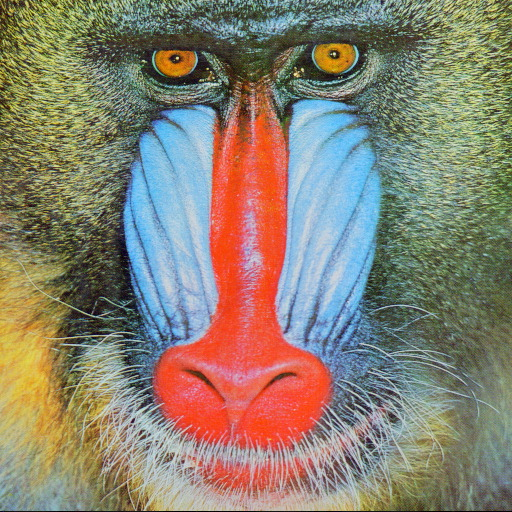
#> input picture basics/images/baboon.jpg, 512 x 512 px
$ python image.py
#> lines starting #> are read from the running program, lines starting #| are printed output that depends on the picture; after the words box and inside, x2 and y2 are one past the last pixel; in counts of white or black regions, pixels touching at a corner belong together
import cv2
import numpy as np

# read an image using cv2.imread
img = cv2.imread('baboon.jpg')
#> img is the input picture: shape (512, 512, 3); mean B, G, R 112.9, 129.1, 137.1
cv2.imshow("Actual Image", img)

# resize an image unsing cv2.resize
resized = cv2.resize(img, dsize=(200, 300))
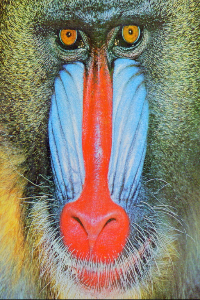
#> resized: shape (300, 200, 3); mean B, G, R 112.7, 129, 136.9
cv2.imshow("Resized", resized)

# make grey scale of an image using cv2.cvtColor
grey = cv2.cvtColor(img, cv2.COLOR_BGR2GRAY)
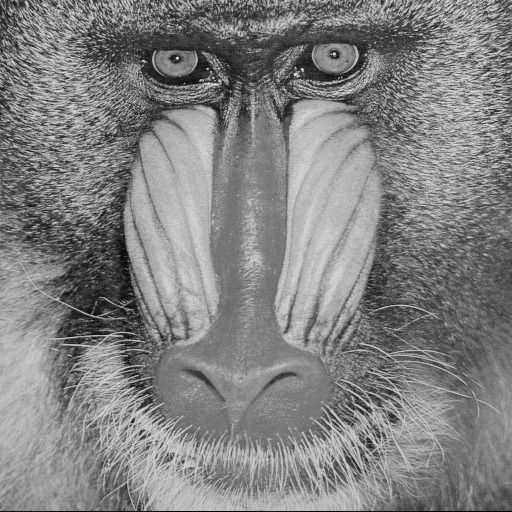
#> grey: shape (512, 512); min 0, max 234, mean 129.7
cv2.imshow('Grey', grey)

# blur an image using cv2.blur
blur = cv2.blur(grey, (7, 7))
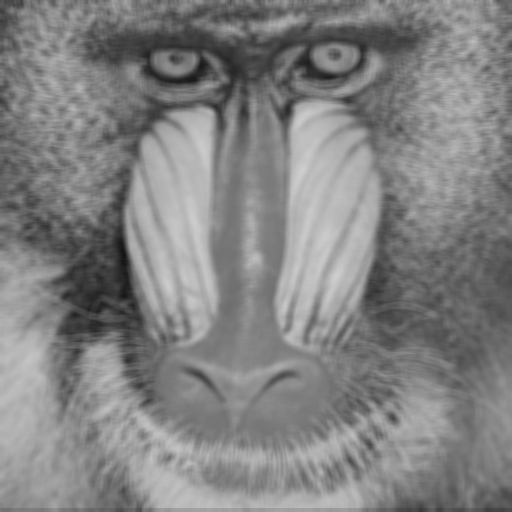
#> blur: shape (512, 512); min 19, max 206, mean 129.8
cv2.imshow('blured', blur)

# blur an image using cv2.GaussianBlur
gaussianBlur = cv2.GaussianBlur(grey, (7, 7), 5)
cv2.imshow('gaussianBlur', gaussianBlur)

# find edges using cv2.Canny
canny = cv2.Canny(gaussianBlur, 70, 70)
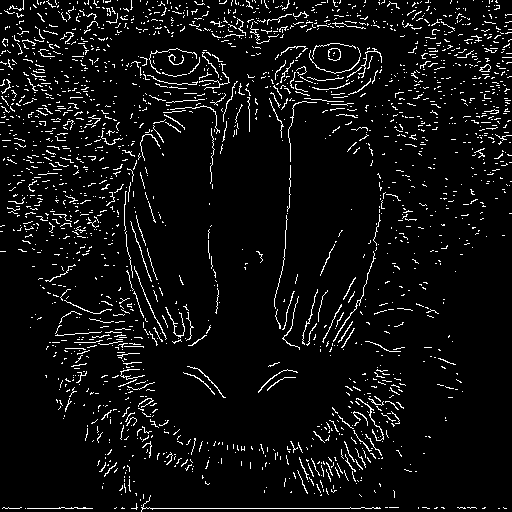
#> canny: shape (512, 512); 5.9% white in thin lines or dots
cv2.imshow('canny', canny)

# dilate image using cv2.dilate
kernel = np.ones((5, 5))
dilate = cv2.dilate(canny, kernel, iterations=1)
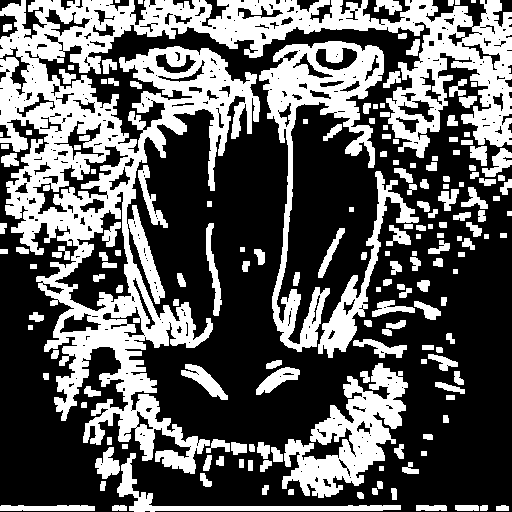
#> dilate: shape (512, 512); 37.5% white; 179 white regions (3 under 20 px), largest, box (x1, y1, x2, y2) and area: (0, 0, 512, 474) 59174, (259, 41, 384, 352) 9526, (282, 363, 408, 498) 7230
cv2.imshow('dilated', dilate)

# erode image using cv2.erode
erode = cv2.erode(dilate, kernel, iterations=1)
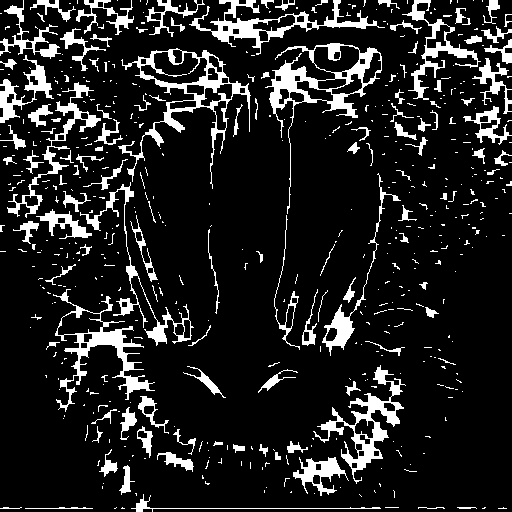
#> erode: shape (512, 512); 13.1% white; 526 white regions (403 under 20 px), largest, box (x1, y1, x2, y2) and area: (265, 43, 382, 214) 2834, (118, 48, 251, 189) 2765, (313, 365, 406, 484) 2278
cv2.imshow('eroded', erode)


cv2.waitKey(0)
cv2.imwrite('resized.jpeg', resized)
cv2.imwrite('greyed.jpeg', grey)
cv2.imwrite('blured.jpeg', blur)
cv2.imwrite('gaussian-blured.jpeg', gaussianBlur)
cv2.imwrite('canny.jpeg', canny)
cv2.imwrite('dilated.jpeg', dilate)
cv2.imwrite('eroded.jpeg', erode)


cv2.destroyAllWindows()
